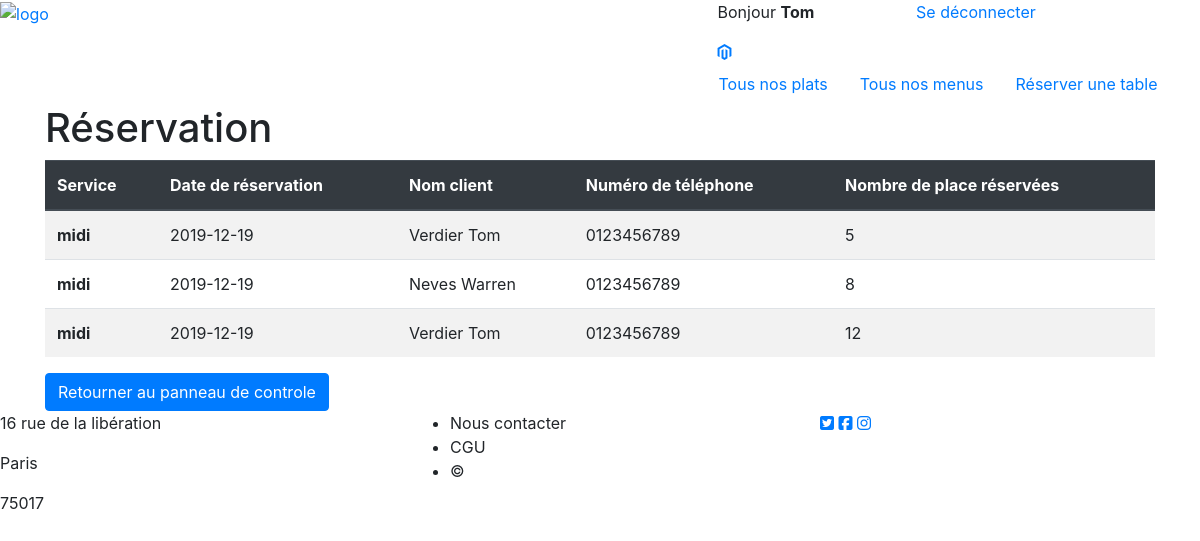
Page /index.php/administrateur/detail-des-reservations (signed in) on the committed database.
### tables this page shows
CREATE TABLE IF NOT EXISTS `booking` (
  `id` int(10) UNSIGNED NOT NULL AUTO_INCREMENT,
  `user_id` int(10) UNSIGNED NOT NULL,
  `seatCount` int(11) NOT NULL,
  `bookingDate` date NOT NULL,
  `shift` varchar(100) NOT NULL,
  PRIMARY KEY (`id`),
  KEY `ibfc_booking_1` (`user_id`)
);

CREATE TABLE IF NOT EXISTS `user` (
  `id` int(10) UNSIGNED NOT NULL AUTO_INCREMENT,
  `forname` varchar(50) NOT NULL,
  `lastname` varchar(50) NOT NULL,
  `adress` text NOT NULL,
  `numTel` varchar(50) DEFAULT NULL,
  `email` varchar(120) NOT NULL,
  `isAdmin` tinyint(1) NOT NULL DEFAULT '0',
  `pwd` varchar(255) NOT NULL,
  `signInDate` datetime NOT NULL,
  `lastLoginDate` datetime DEFAULT NULL,
  `image` varchar(150) DEFAULT NULL,
  PRIMARY KEY (`id`),
  UNIQUE KEY `email` (`email`)
);

### index.php (called while the page is built, shortened)
<?php
require "lib/Kernel.php";
require "lib/Router.php";
require "lib/Database.php";
$kernel = new Kernel();
$kernel->run();

### lib/Database.php (called while the page is built)
<?php
class Database
{
    private static $instance = null;
    private $pdo;
    private function __construct()
    {
        $this->pdo = new PDO
        (
            "mysql:host=localhost;dbname=Resto_DB;
             charset=UTF8",
             "root",
             "",
            [
                PDO::ATTR_ERRMODE=>PDO::ERRMODE_EXCEPTION,
                PDO::ATTR_DEFAULT_FETCH_MODE=>PDO::FETCH_ASSOC,
            ]
        ) ;
    }
    public function getPdo()
    {
        return $this->pdo;
    }
    public static function getInstance()
    {
        if(self::$instance === null)
        {
            self::$instance = new Database();
        }
        return self::$instance;
    }
}

### app/controllers/AdminController.php (called while the page is built, shortened)
<?php
class AdminController
{
        public function showAllBookingAction()
    {
        $booking  = new AdminModel();
        $allBooking = $booking->showAllBooking();
        return[
            "template"=>
                [
                    "folder" => "admin",
                    "file" => "showAllBooking",
                ],
            "allBooking" => $allBooking,
            "neededScripts"=>
                [
                    "ajaxRemove.js",
                ],
        ];
    }
}

### app/models/AbstracModel.php (called while the page is built, shortened)
<?php
abstract class AbstracModel
{
    public function __construct()
    {
        $this->pdo = Database::getInstance()->getPdo();
    }
}

### app/models/AdminModel.php (called while the page is built, shortened)
<?php
class AdminModel extends AbstracModel
{
    public function showAllBooking()
    {
        $resp = $this->pdo->query("
                                            SELECT seatCount,bookingDate,shift, lastname, forname, numTel
                                            FROM Booking
                                            INNER JOIN  User ON User.id = Booking.user_id
                                            ");
        return $resp->fetchAll();
    }
}

### lib/Router.php (called while the page is built, shortened)
<?php
class Router
{
    private static $instance = null;
    private $allUrls;
    private $rootUrl;
    private function __construct()
    {
        $this->rootUrl = $_SERVER["SCRIPT_NAME"];
        $this->allUrls =[];
        foreach ($this->allRoutes as $url=>$route)
        {
            $this->allUrls[$route["name"]] = $url;
        }
    }
    public function generateUrl($routeName)
    {
        if (isset($this->allUrls[$routeName]))
        {
            return $this->rootUrl.$this->allUrls[$routeName];
        }
        else
        {
            throw new ErrorException("pas de route\"$routeName\" dans le router");
        }
    }
    public static function getInstance()
    {
        if (self::$instance === null)
        {
            self::$instance = new Router();
        }
        return self::$instance;
    }
}

### www/views/admin/showAllBookingView.phtml (the view)
<h1>Réservation</h1>
<table class="table table-striped">
    <thead class="thead-dark">
    <tr>
        <th scope="col">Service</th>
        <th scope="col">Date de réservation</th>
        <th scope="col">Nom client</th>
        <th scope="col">Numéro de téléphone</th>
        <th scope="col">Nombre de place réservées</th>
    </tr>
    </thead>
    <tbody>
    <?php foreach ($allBooking as $booking):?>
        <tr>
            <th scope="row"><?=$booking['shift']?></th>
            <td><?=$booking['bookingDate']?></td>
            <td><?=$booking['lastname']?> <?=$booking['forname']?></td>
            <td><?=$booking['numTel']?></td>
            <td><?=$booking['seatCount']?></td>
        </tr>
    <?php endforeach;?>
    </tbody>
</table>
<a class="btn btn-primary" href="<?= Router::getInstance()->generateUrl("resto_admin_interface")?>" role="button">Retourner au panneau de controle</a>

### rows in the picture
booking: shift "midi", bookingDate "2019-12-19", user.lastname "Verdier", user.forname "Tom", user.numTel "0123456789", seatCount "5"
booking: shift "midi", bookingDate "2019-12-19", user.lastname "Neves", user.forname "Warren", user.numTel "0123456789", seatCount "8"
booking: shift "midi", bookingDate "2019-12-19", user.lastname "Verdier", user.forname "Tom", user.numTel "0123456789", seatCount "12"

### other values in the picture
UserSession::getInstance()->getForname() "Tom"
